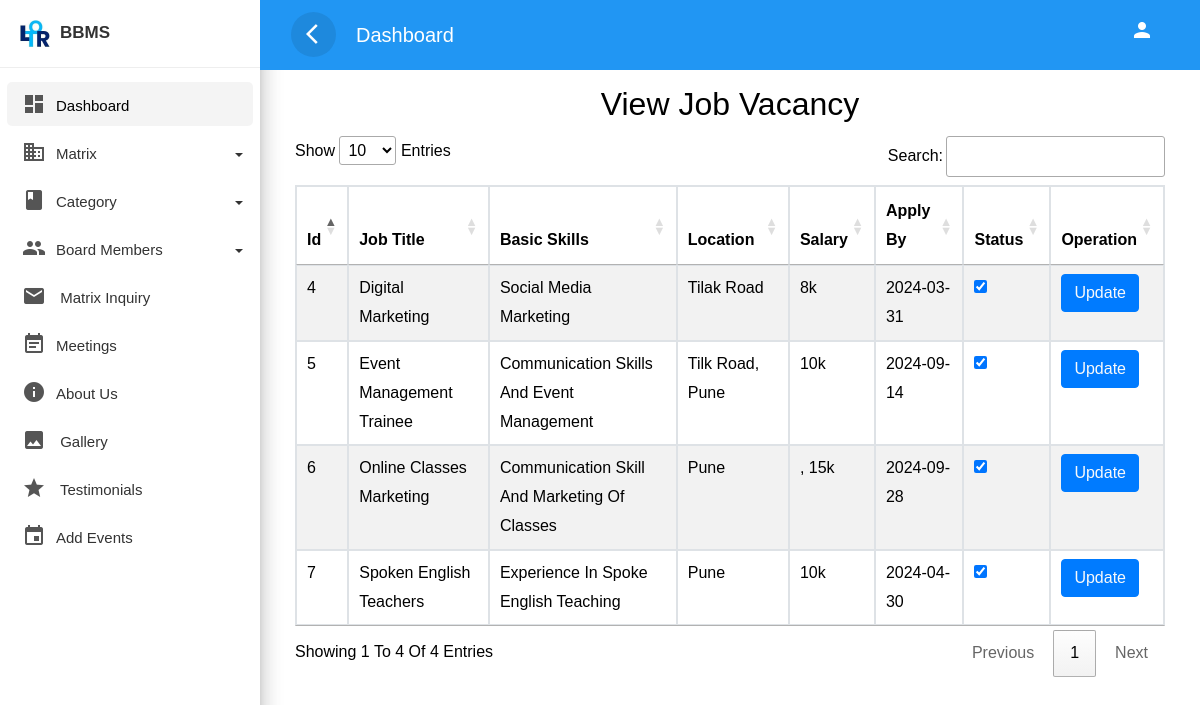
Page /ppsltor/admin/viewjobvacancy.php on the committed database.
### tables this page shows
CREATE TABLE `job_vacancies` (
  `id` int(11) NOT NULL,
  `job_title` varchar(255) NOT NULL,
  `skills_required` text NOT NULL,
  `location` varchar(255) NOT NULL,
  `salary` varchar(100) NOT NULL,
  `late_date` date NOT NULL,
  `status` int(11) NOT NULL DEFAULT 1
);

### ppsltor/admin/viewjobvacancy.php (the view, shortened to what this page needs)
<!doctype html>
<html lang="en">
  <head>
        <link rel="stylesheet" href="css/bootstrap.min.css">
        <link rel="stylesheet" href="css/custom.css">
<link rel="stylesheet" href="//cdn.datatables.net/1.13.6/css/jquery.dataTables.min.css">
  </head>
  <body>
<div class="wrapper">
        <?php require 'sidebar.php'?>
        <div id="content" style="background-color:white;">
		<div class="top-navbar">
        <nav class="navbar navbar-expand-lg">
                <div class="container-fluid">
                    <button type="button" id="sidebarCollapse" class="d-xl-block d-lg-block d-md-mone d-none">
                        <span class="material-icons">arrow_back_ios</span>
                    </button>
					<a class="navbar-brand" href="#"> Dashboard </a>
                    <div class="collapse navbar-collapse d-lg-block d-xl-block d-sm-none d-md-none d-none" id="navbarSupportedContent">
                        <ul class="nav navbar-nav ml-auto">
                            <li class="nav-item">
                                <a class="nav-link" href="#">
								<span class="material-icons">person</span>
								</a>
                            </li>
                        </ul>
                    </div>
                </div>
            </nav>
	    </div>
			<div class="main-content">
        <div class="container">
              <h2 class="text-center" >View Job Vacancy</h2>
              <table class="table table-striped table-bordered mt-10" id="myTable">
    <thead>
        <tr>
            <th scope="col">Id</th>
            <th scope="col">Job Title</th>
            <th scope="col">Basic Skills</th>
            <th scope="col">Location</th>
            <th scope="col">Salary</th>
            <th scope="col">Apply By</th>
            <th scope="col">Status</th>
            <th scope="col">Operation</th>
           </tr>
    </thead>
    <tbody>
    <?php
require 'connection.php';
$sql = "SELECT * FROM job_vacancies";
$result = mysqli_query($con, $sql);
if ($result) {
    while ($row = mysqli_fetch_assoc($result)) {
        $srno=$row['id'];
        echo '<tr>
            <td>' . $row['id'] . '</td>
            <td>' . $row['job_title'] . '</td>
            <td>' . $row['skills_required'] . '</td>
            <td>' . $row['location'] . '</td>
            <td>' . $row['salary'] . '</td>
            <td>' . $row['late_date'] . '</td>
            <td><input type="checkbox" id="statusSwitch' . $row['id'] . '" data-toggle="toggle" ' . ($row['status'] == 1 ? 'checked' : '') . ' onchange="toggleStatus(' . $row['id'] . ', this.checked)">
                </td>
                <script>
                function toggleStatus(memberId, isChecked) {
                    var status = isChecked ? 1 : 0;
                    window.location.href = "VacancyStatus.php?id=" + memberId + "&status=" + status;
                }
              </script>
              <td><a href="UpdateVacancy.php?updateid=' . $srno . '" class="btn btn-primary text-light">Update</a></td>
        </tr>';
    }
}
?>
    </tbody>
</table>
      </div>
			</div>
        </div>
    </div>
  </body>
  </html>

### ppsltor/admin/css/custom.css (style rules this page uses)
body, html { line-height: 1.8; font-family: 'Cambria', sans-serif; color: black; text-transform:capitalize; text-rendering: optimizeLegibility !important; -webkit-font-smoothing: antialiased !important; font-weight: 400; margin:0px; padding:0px; }
h1, h2, h3, h4, h5, h6, .h1, .h2, .h3, .h4 { font-weight: 400; line-height: 1.5em; }
a { color: #333; font-weight: 400; }
button { cursor:pointer; }
ul, ol { padding: 0; margin:0px; list-style: none; }
a, a:hover, a:focus { color: #333; text-decoration: none; transition: all 0.3s; }
.material-icons { font-family: 'Material Icons'; font-weight: normal; font-style: normal; font-size: 24px; display: inline-block; line-height: 1; text-transform: none; letter-spacing: normal; word-wrap: normal; white-space: nowrap; direction: ltr; -webkit-font-smoothing: antialiased; text-rendering: optimizeLegibility; -moz-osx-font-smoothing: grayscale; font-feature-settings: 'liga'; }
.wrapper { position: relative; width:100%; overflow:auto; }
#content { position: relative; transition: all 0.3s; background-color: #EEEEEE; }
.top-navbar { position: fixed; width: calc(100% - 260px); margin-left: 0px; z-index: 1000; }
.main-content { padding:10px 20px 0px 20px; position: relative; width: 100%; margin-top: 70px; }
.navbar { background-color: #2196F3; color: #FFFFFF; }
.navbar-brand { color: #FFFFFF; }
.navbar button { background-color:transparent; border:none; }
.navbar button span { color:#fff; }
#sidebarCollapse { border-radius:50%; width:45px; height:45px; text-align:center; line-height:45px; margin-right:20px; border:none; color: #FFFFFF; background-color: rgba(0, 0, 0, 0.09); }
#sidebarCollapse span { margin: 9px; padding: 0px; }
.navbar-nav > li > a { color: #FFFFFF; }
.navbar-nav li a { position: relative; display: block; padding: 10px 15px!important; }
@media only screen and (min-width:992px) { #content { width: calc(100% - 260px); position: relative; float: right; transition: all 0.3s; background-color: #EEEEEE; } }

### rows in the picture
job_vacancies: id "4", job_title "Digital Marketing", skills_required "Social Media Marketing", location "Tilak Road", salary "8k", late_date "2024-03-31", status "☑"
job_vacancies: id "5", job_title "Event Management Trainee", skills_required "Communication Skills And Event Management", location "Tilk Road, Pune", salary "10k", late_date "2024-09-14", status "☑"
job_vacancies: id "6", job_title "Online Classes Marketing", skills_required "Communication Skill And Marketing Of Classes", location "Pune", salary ", 15k", late_date "2024-09-28", status "☑"
job_vacancies: id "7", job_title "Spoken English Teachers", skills_required "Experience In Spoke English Teaching", location "Pune", salary "10k", late_date "2024-04-30", status "☑"
